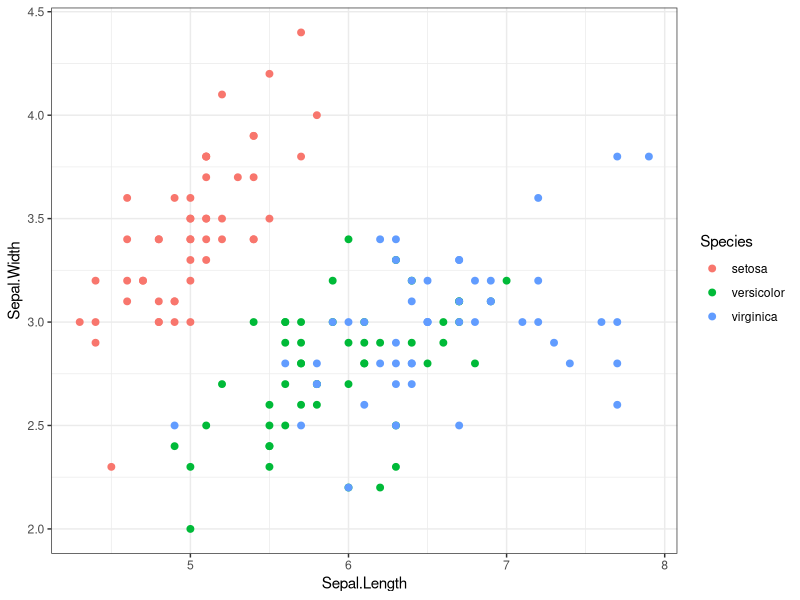
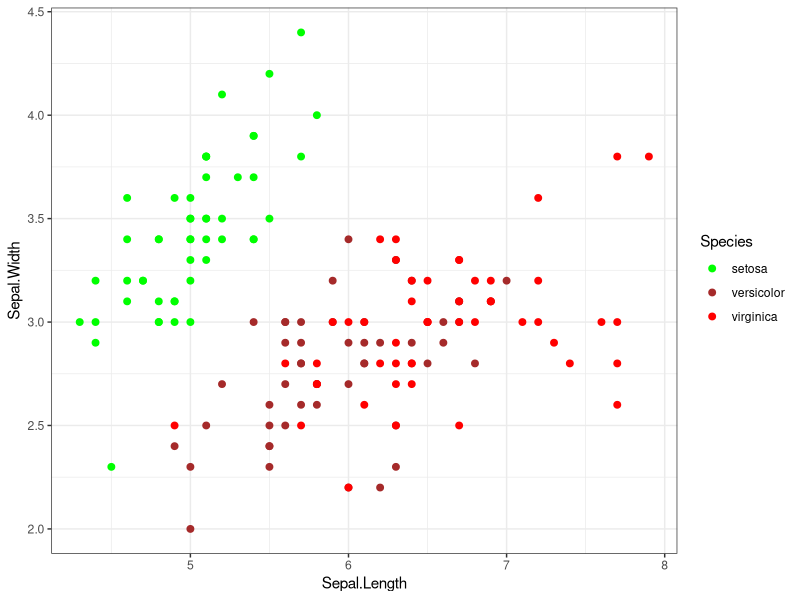
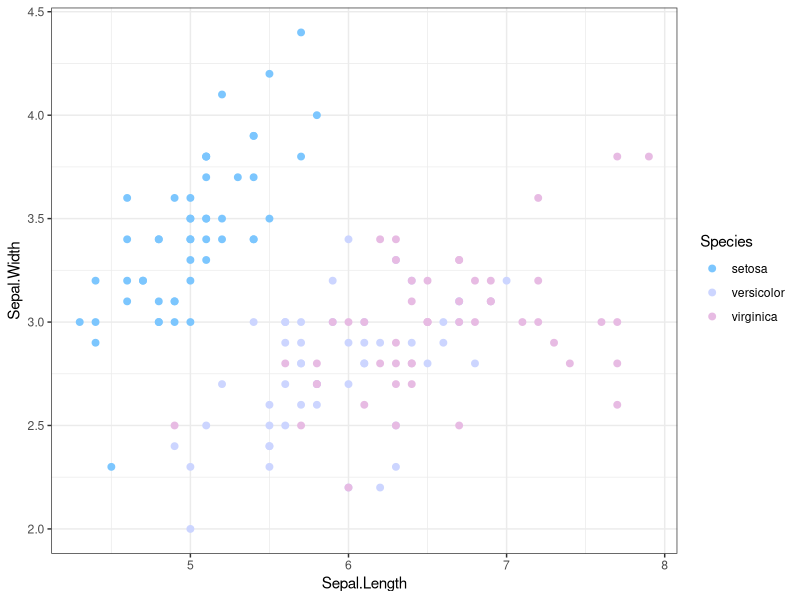
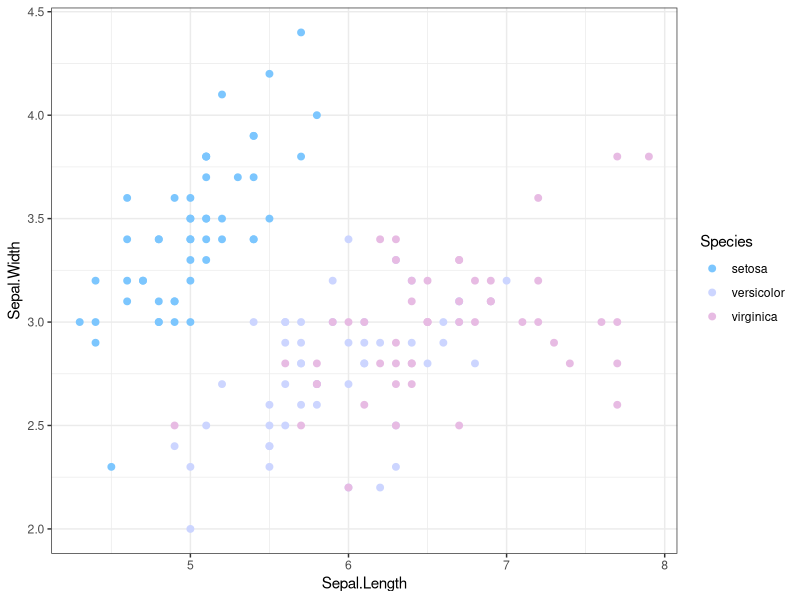
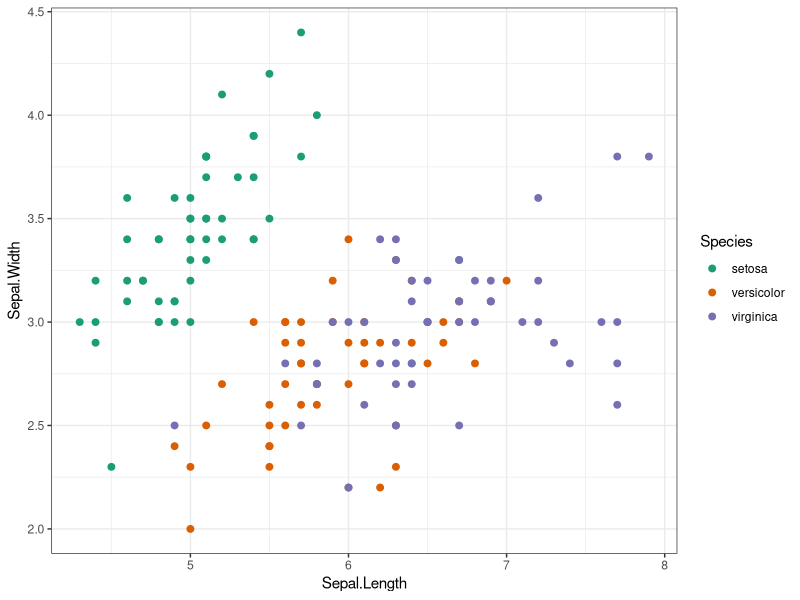
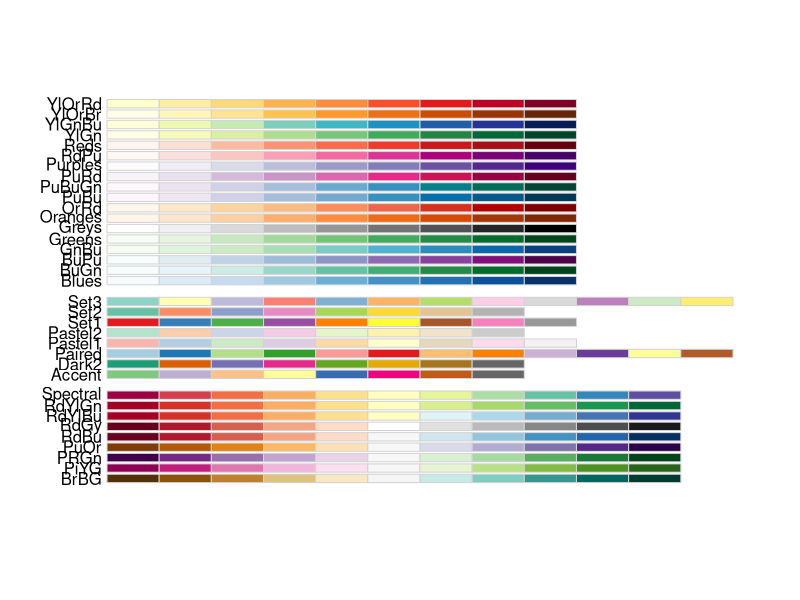
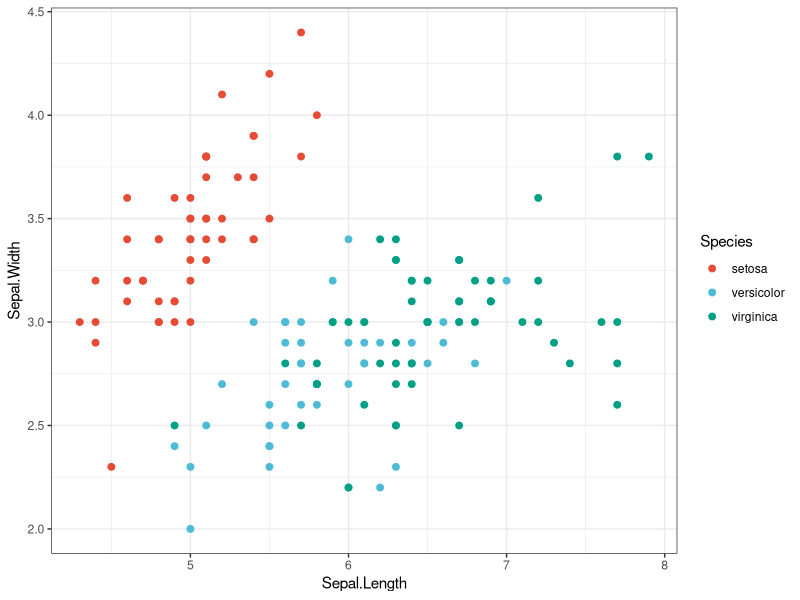

The R source for these figures, in order:
# =======================================================================
#
# USING COLOR IN R

# Activity designed by Mikaela Salvador, Hannah Hayes, and Anik Grearson
# for BIOE276/176 Winter 2026 

# By the end of this activity, students will be able to:
# 1. Import and apply different colors and color palettes in R
# 2. Recognize how color choices affect data interpretation
# 3. Carefully colors to make plots more accessible

# This activity assumes students are somewhat familiar with the ggplot package.

# ========================================================================

# ------------------------------
#### SET UP ####
# ------------------------------

#Run this line if you do not have ggplot2 already installed
install.packages("ggplot2")
library(ggplot2) 

# ------------------------------
# INTRODUCTION: Colors in R
# ------------------------------

# BUILT-IN COLORS
# ---------------

# R has a set of 657 built-in color names you can use in your figures.
# Note that color names are case-sensitive!
# To see a list of the names, run:
colors()

# Some examples of built-in colors:
"black"
"white"
"red"
"blue"
"skyblue"
"brown"

# HEX CODES
# ---------------

# You can also define colors with HEX codes, which give you more precise control.
# Hex codes start with a # prefix followed by 3 pairs of two digits that define 
# red, green, and blue intensity: #RRGGBB, which range from 00 (none) to FF (full).

# Some examples of HEX codes:
"#000000" # No red, green, or blue = black
"#FFFFFF" # Full red, green, and blue = white
"#FF0000" # Full red, but no green or blue = pure red
# Notice how R nicely SHOWS you the color you've defined if you put it between ""!

# Optional challenge: See if you can figure out what the hex code is for pure 
# green or pure blue.

# You can get HEX codes from online tools to chose colors visually, then 
# copy and paste the HEX codes into R. Common online tools to find HEX codes
# include Coolors, ColorBrewer, and Adobe Color.

# ------------------------------
# ACTIVITY 1: Colors in ggplot
# ------------------------------

# In this activity, you will practice using built-in color names and HEX codes
# to manually change colors in a plot and evaluate which choices are better for
# data interpretation and accessibility.

# We will be using one of the example data sets that is provided with R. 
# This dataset contains flower dimension measurements. 
# (sepal width, sepal length, petal width, and petal length) from 3 Iris species.
data(iris)

# Use head to look at the first few rows of the data "Iris."
head(iris)

# 1) Default Colors: Let's start by making a simple scatter plot using R's 
# default colors to show how sepal width changes with sepal length, and 
# color the points by Iris species:
ggplot(iris, 
       aes(x=Sepal.Length, 
           y=Sepal.Width, 
           color = Species)) +
  geom_point(size=2) +
  theme_bw()

# 2) Built-In Color Names: We can also edit the colors manually within ggplot 
# by using built-in color names.
ggplot(iris, 
       aes(x=Sepal.Length, 
                 y=Sepal.Width, 
                 color = Species)) +
  geom_point(size = 2) +
  scale_color_manual(values = c("green",
                                "brown",
                                "red")) +
  theme_bw()

# 3) Hex Codes: We can also specify specific colors with HEX codes!
ggplot(iris, 
       aes(x=Sepal.Length,
           y=Sepal.Width, 
           color = Species)) +
  geom_point(size = 2) +
  scale_color_manual(values = c("#7CC6FE",
                                "#CCD5FF",
                                "#E7BBE3")) +
  theme_bw()

# 4) Alternatively, instead of reading in colors directly in ggplot, you can
# define which color is assigned to which species in a vector beforehand.
# This approach is useful when you have many variables and many plots
# and want to keep the color of your variables consistent across plots. This 
# makes the mapping more reproducible, even if the factor order changes. 

#Let's first define the same colors as the previous plot before running ggplot.
species_colors <- c(
  setosa     = "#7CC6FE",
  versicolor = "#CCD5FF",
  virginica  = "#E7BBE3")

# Plot using defined colors without explicitly calling it in your code
ggplot(iris, 
       aes(x=Sepal.Length,
           y=Sepal.Width, 
           color = Species)) +
  geom_point(size = 2) +
  scale_color_manual(values = species_colors) +
  theme_bw()

# 5) Your Turn! 
# Using 1 of the 4 methods we showed above, create a line plot 
# comparing petal length against petal width. Set each species as 
# a different color that you pick. 

#Note that instead of using geom_point(), which is for scatter plots, 
# you would instead use geom_line()!





# REFLECTION: Look at the plots we generated using the 4 different approaches.
# Although all 4 methods are valid ways of coloring your figures:
# - Which plot makes it easiest to tell species apart?
# - Which plot would be most accessible to a color-blind reader?

# ------------------------------
# ACTIVITY 2: COLOR PALETTES
# ------------------------------

# Instead of defining your own color palettes, you can also use many pre-made
# color palettes from different R packages. This can be much quicker than 
# hand-picking individual colors. We will only cover 2 different packages
# in this activity, but we highly encourage you to browse the internet to 
# find more color palettes - there are virtually hundreds (if not thousands)
# available! 

# RColorBrewer
# ---------------

# One popular set is RColorBrewer.
install.packages("RColorBrewer")
library(RColorBrewer) 

# Let's make a version of our scatter plot using the "Dark2" palette from RColorBrewer:
ggplot(iris, 
       aes(Sepal.Length, 
           Sepal.Width, 
           color = Species)) +
  geom_point(size = 2) +
  scale_color_brewer(palette = "Dark2") +
  theme_bw()

# To view all palettes in RColorBrewer:
display.brewer.all()

# If you get an error stating "Error in plot.new() : figure margins too large,"
# when running display.brewer.all(), just expand your plot window and run again!
# You may need to press Zoom below Plot to see the names of the color palettes.

# ggsci
# ---------------

# The ggsci package contains many great palettes for publication quality figures
install.packages("ggsci")
library(ggsci)

# Let's make another version of our scatter plot using the Nature Publishing
# Group color palette in the ggsci package:
ggplot(iris, 
       aes(x=Sepal.Length, 
           y=Sepal.Width, 
           color = Species)) +
  geom_point(size = 2) +
  scale_color_npg() +
  theme_bw()

# Other color palettes in this package include the below options.
scale_color_aaas()
scale_color_lancet()
scale_color_jco()

# Your Turn: Play around with different color palettes in RColorBrewer and ggsci,
# using the Iris dataset! 
